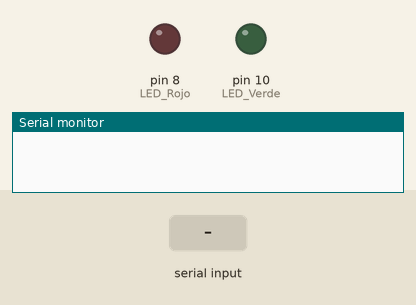
This sketch was run on a simulated Arduino Uno, built with avr-gcc and run on an emulated ATmega328P. Parts: output pins drawn as LEDs (lit = HIGH), the last lines printed to the serial monitor. The test bench sets the inputs (shaded band).

Above: at 1.2 s.
1.3 s: "1" received over Serial
At 2.3 s:
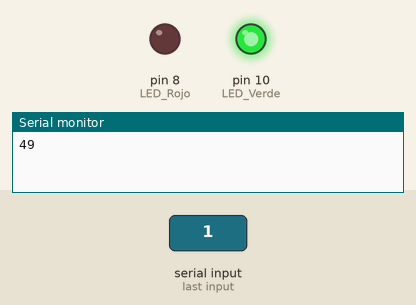
2.8 s: "3" received over Serial
At 3.5 s:
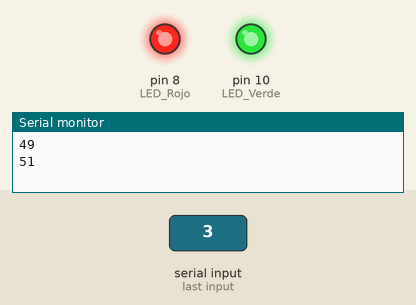
4.3 s: "0" received over Serial
At 4.6 s:
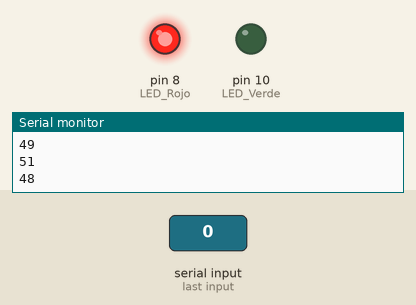
5.8 s: "2" received over Serial
At 7.0 s:
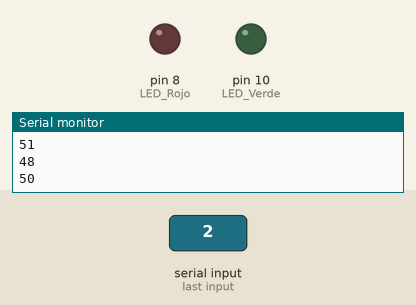
Timing chart, 0 to 8.3 s (numbered marks = the images above; inputs shaded):
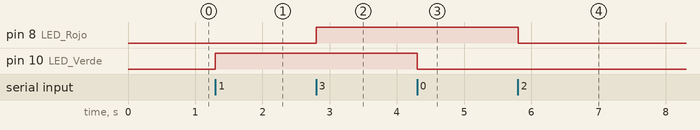

The sketch:

arduinoverde_rojo.ino
```cpp
/*
  Autor: Percy Saico Ccapa

*/
const int LED_Rojo=8;
const int LED_Verde=10;
int inByte = 0;

void setup(){
    Serial.begin(9600); //Open the serial port
    pinMode(LED_Verde, OUTPUT);
    pinMode(LED_Rojo, OUTPUT);
    digitalWrite(LED_Verde, LOW);
    digitalWrite(LED_Rojo, LOW);
  }

void loop(){

    if(Serial.available() > 0){

        inByte = Serial.read();
        Serial.println(inByte);
        if(inByte == '0')
            digitalWrite(LED_Verde, LOW);
        else if(inByte=='1')
            digitalWrite(LED_Verde, HIGH);
        else if(inByte=='2')
            digitalWrite(LED_Rojo, LOW);
        else if(inByte=='3')
            digitalWrite(LED_Rojo, HIGH);
    }
}
```

Measured:
- after the input at 1.3 s, pin 10 (LED_Verde): LOW → HIGH at once
- after the input at 2.8 s, pin 8 (LED_Rojo): LOW → HIGH at once
- after the input at 4.3 s, pin 10 (LED_Verde): HIGH → LOW at once
- after the input at 5.8 s, pin 8 (LED_Rojo): HIGH → LOW at once
